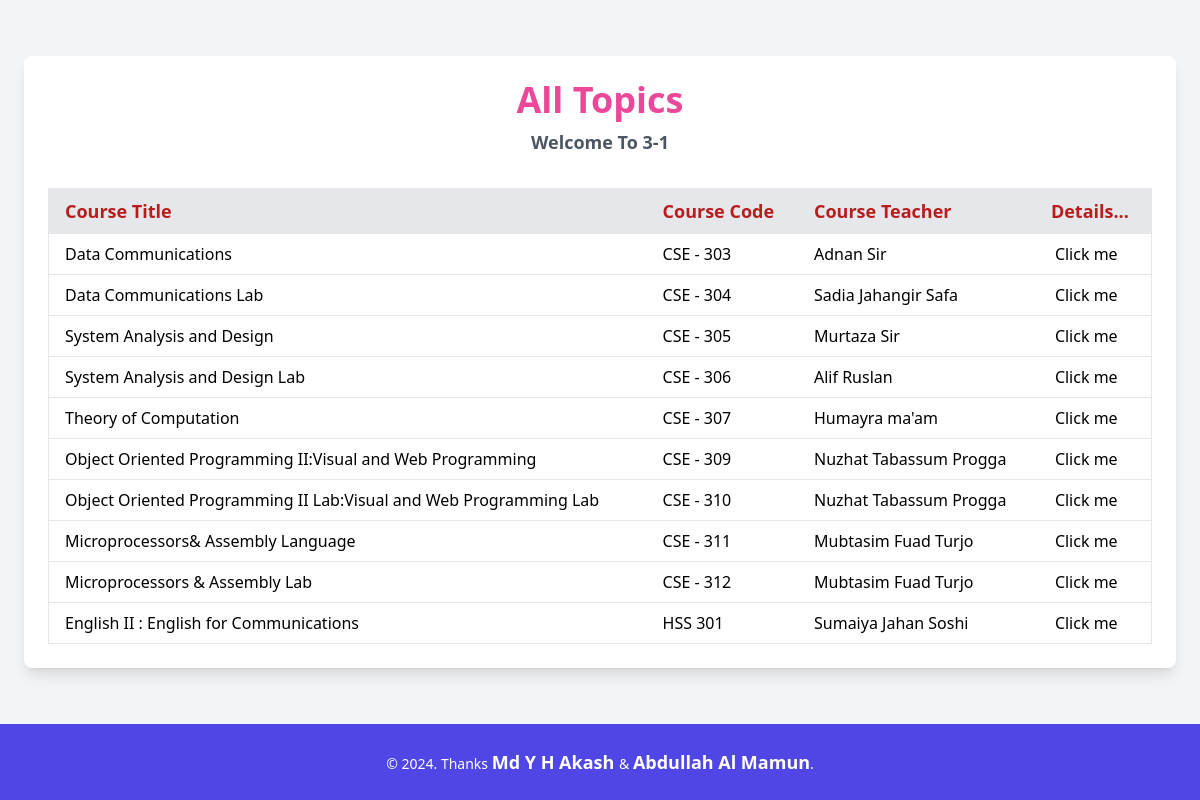
Before: / with the older database file.
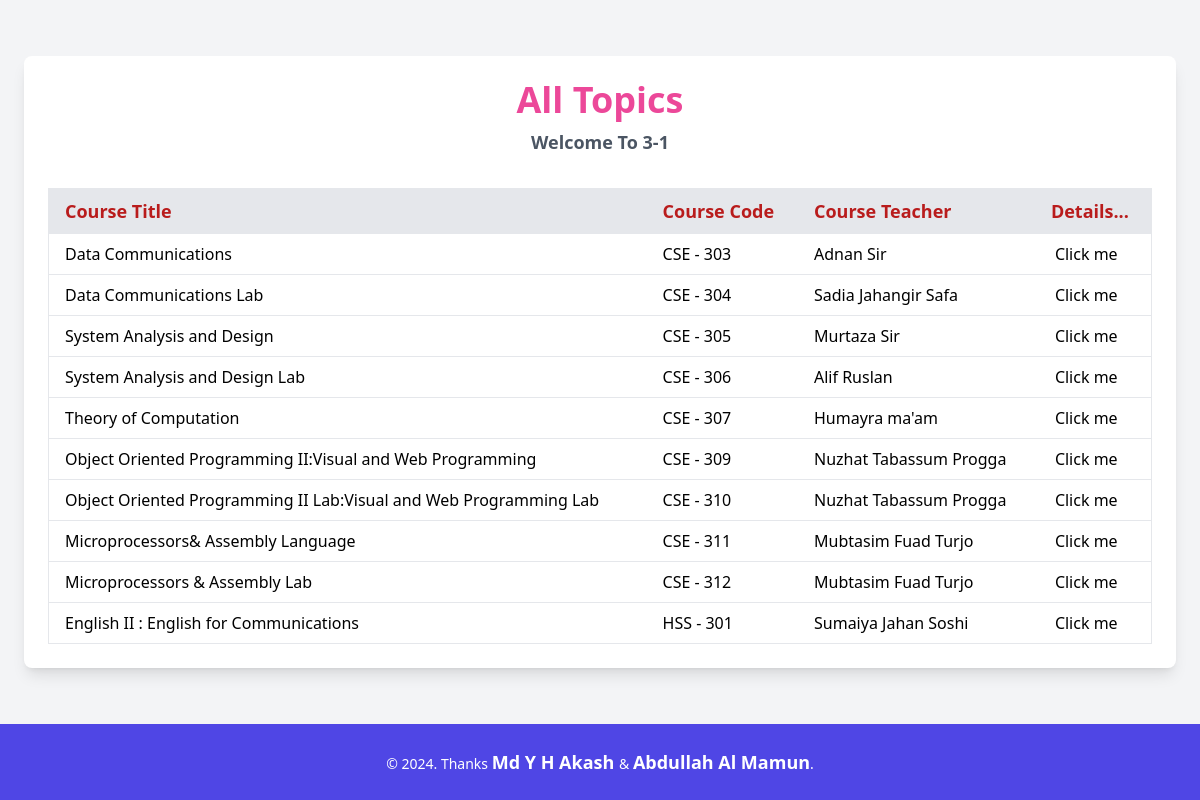
After: the same page with the newer database file.
### myapp/models.py (models this page shows, shortened)
class Topic(models.Model):
    c_title = models.CharField(max_length=200)
    c_code = models.CharField(max_length=20)
    c_teacher = models.CharField(max_length=100)
    s_mid= models.TextField()
    s_final= models.TextField()
    c_description = models.TextField()
    c_link = models.CharField(max_length=500, blank=True)

### myapp/views.py (the view)
# urls.py: 2. Add a URL to urlpatterns:  path('', views.home, name='home')
def home(request):
    topics=Topic.objects.all()
    context={
        'topics':topics,
    }
    return render(request, 'home.html', context=context)

### templates/home.html (shortened to what this page needs)
<!DOCTYPE html>
<html lang="en">
  <head>
    <script src="https://cdn.tailwindcss.com"></script>
  </head>
  <body class="flex flex-col min-h-screen bg-gray-100">
    <div class="flex flex-grow items-center justify-center">
      <div class="w-full max-w-6xl p-6 bg-white shadow-lg rounded-lg">
        <div class="text-center mb-8">
          <h1 class="text-4xl text-pink-500 font-bold mb-2">All Topics</h1>
          <h3 class="text-lg font-semibold text-gray-600">Welcome To 3-1</h3>
        </div>
        <div class="overflow-x-auto">
          <table class="w-full border text-left border-gray-200">
            <thead class="bg-gray-200 text-red-700 text-lg">
              <tr>
                <th class="px-4 py-2 border-b">Course Title</th>
                <th class="px-4 py-2 border-b">Course Code</th>
                <th class="px-4 py-2 border-b">Course Teacher</th>
                <th class="px-4 py-2 border-b">Details...</th>
              </tr>
            </thead>
            {%for topic in topics%}
            <tbody class="bg-white hover:bg-pink-50">
              <td class="px-4 py-2 border-b">{{topic.c_title}}</td>
              <td class="px-4 py-2 border-b">{{topic.c_code}}</td>
              <td class="px-4 py-2 border-b">{{topic.c_teacher}}</td>
              <td class="px-4 py-2 border-b">
                <a
                  class="p-1 rounded-md hover:bg-blue-600 hover:text-white"
                  href="{%url 'details'%}"
                  target="_blank"
                  rel="noopener noreferrer"
                  >Click me</a
                >
              </td>
            </tbody>
            {%endfor%}
          </table>
        </div>
      </div>
    </div>
    <footer class="bg-indigo-600 text-white text-center py-6 mt-auto">
      <div class="container mx-auto">
        <p class="text-sm">
          &copy; 2024. Thanks
          <a
            target="_blank"
            href="https://www.linkedin.com/in/mdyhakash/"
            class="text-lg font-semibold"
            >Md Y H Akash
          </a>
          &
          <a
            target="_blank"
            href="https://www.facebook.com/AlMamuunn"
            class="text-lg font-semibold"
            >Abdullah Al Mamun</a
          >.
        </p>
      </div>
    </footer>
  </body>
</html>

Changed rows visible on the page:
changed Topic "English II : English for Communications": c_code "HSS 301" → "HSS - 301"
